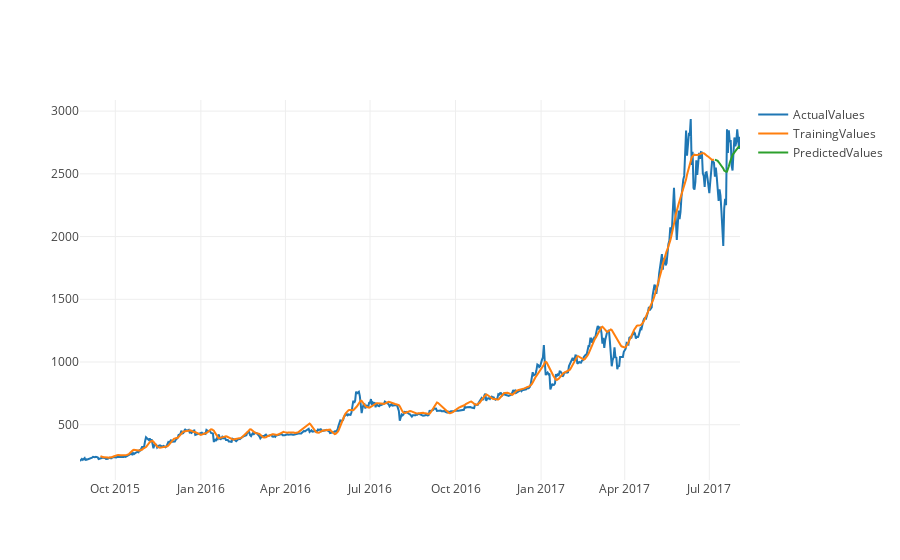

Source (notebook cell):
### Code cell
nextDayPrediction('USDT_BTC', 'poloniex')

### Figure 1 — Plotly figure (JSON) as saved in the notebook; plotly's stock layout.template omitted (floating-point values rounded to 4 significant figures; data arrays with more than 128 entries replaced by an {"elided": "..."} marker saying what was removed)
{"data": [{"name": "ActualValues", "type": "scatter", "x": {"elided": "711 str values"}, "y": {"elided": "711 float values"}}, {"name": "TrainingValues", "type": "scatter", "x": {"elided": "711 str values"}, "y": {"elided": "711 float values"}}, {"name": "PredictedValues", "type": "scatter", "x": {"elided": "711 str values"}, "y": {"elided": "711 float values"}}], "layout": {}}
